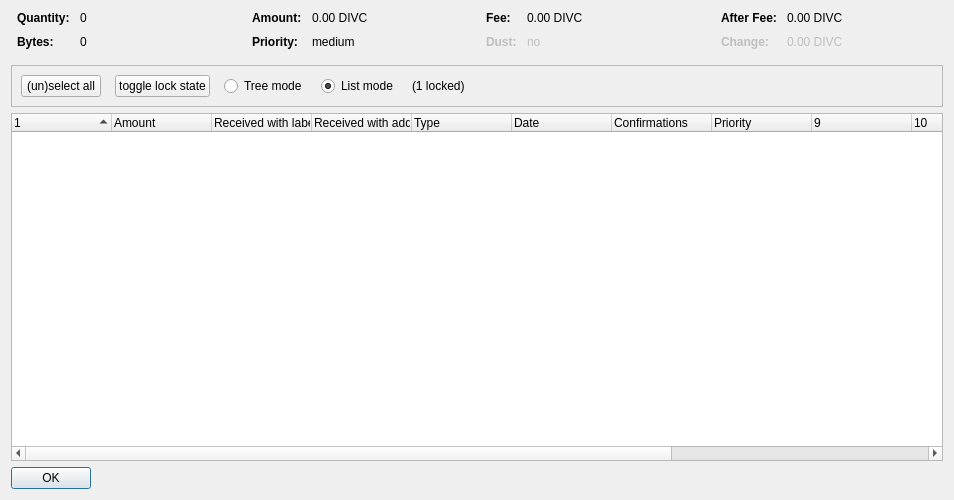
<?xml version="1.0" encoding="UTF-8"?>
<ui version="4.0">
 <class>CoinControlDialog</class>
 <widget class="QDialog" name="CoinControlDialog">
  <property name="geometry">
   <rect>
    <x>0</x>
    <y>0</y>
    <width>954</width>
    <height>500</height>
   </rect>
  </property>
  <property name="windowTitle">
   <string>Coin Selection</string>
  </property>
  <layout class="QVBoxLayout" name="verticalLayout">
   <item>
    <layout class="QHBoxLayout" name="horizontalLayoutTop" stretch="0,0,0,0">
     <property name="topMargin">
      <number>0</number>
     </property>
     <property name="bottomMargin">
      <number>10</number>
     </property>
     <item>
      <layout class="QFormLayout" name="formLayoutCoinControl1">
       <property name="horizontalSpacing">
        <number>10</number>
       </property>
       <property name="verticalSpacing">
        <number>10</number>
       </property>
       <property name="leftMargin">
        <number>6</number>
       </property>
       <property name="rightMargin">
        <number>6</number>
       </property>
       <item row="0" column="0">
        <widget class="QLabel" name="labelCoinControlQuantityText">
         <property name="font">
          <font>
           <weight>75</weight>
           <bold>true</bold>
          </font>
         </property>
         <property name="text">
          <string>Quantity:</string>
         </property>
        </widget>
       </item>
       <item row="0" column="1">
        <widget class="QLabel" name="labelCoinControlQuantity">
         <property name="cursor">
          <cursorShape>IBeamCursor</cursorShape>
         </property>
         <property name="contextMenuPolicy">
          <enum>Qt::ActionsContextMenu</enum>
         </property>
         <property name="text">
          <string notr="true">0</string>
         </property>
         <property name="textInteractionFlags">
          <set>Qt::LinksAccessibleByMouse|Qt::TextSelectableByKeyboard|Qt::TextSelectableByMouse</set>
         </property>
        </widget>
       </item>
       <item row="1" column="0">
        <widget class="QLabel" name="labelCoinControlBytesText">
         <property name="font">
          <font>
           <weight>75</weight>
           <bold>true</bold>
          </font>
         </property>
         <property name="text">
          <string>Bytes:</string>
         </property>
        </widget>
       </item>
       <item row="1" column="1">
        <widget class="QLabel" name="labelCoinControlBytes">
         <property name="cursor">
          <cursorShape>IBeamCursor</cursorShape>
         </property>
         <property name="contextMenuPolicy">
          <enum>Qt::ActionsContextMenu</enum>
         </property>
         <property name="text">
          <string notr="true">0</string>
         </property>
         <property name="textInteractionFlags">
          <set>Qt::LinksAccessibleByMouse|Qt::TextSelectableByKeyboard|Qt::TextSelectableByMouse</set>
         </property>
        </widget>
       </item>
      </layout>
     </item>
     <item>
      <layout class="QFormLayout" name="formLayoutCoinControl2">
       <property name="horizontalSpacing">
        <number>10</number>
       </property>
       <property name="verticalSpacing">
        <number>10</number>
       </property>
       <property name="leftMargin">
        <number>6</number>
       </property>
       <property name="rightMargin">
        <number>6</number>
       </property>
       <item row="0" column="0">
        <widget class="QLabel" name="labelCoinControlAmountText">
         <property name="font">
          <font>
           <weight>75</weight>
           <bold>true</bold>
          </font>
         </property>
         <property name="text">
          <string>Amount:</string>
         </property>
        </widget>
       </item>
       <item row="0" column="1">
        <widget class="QLabel" name="labelCoinControlAmount">
         <property name="cursor">
          <cursorShape>IBeamCursor</cursorShape>
         </property>
         <property name="contextMenuPolicy">
          <enum>Qt::ActionsContextMenu</enum>
         </property>
         <property name="text">
          <string notr="true">0.00 DIVC</string>
         </property>
         <property name="textInteractionFlags">
          <set>Qt::LinksAccessibleByMouse|Qt::TextSelectableByKeyboard|Qt::TextSelectableByMouse</set>
         </property>
        </widget>
       </item>
       <item row="1" column="0">
        <widget class="QLabel" name="labelCoinControlPriorityText">
         <property name="font">
          <font>
           <weight>75</weight>
           <bold>true</bold>
          </font>
         </property>
         <property name="text">
          <string>Priority:</string>
         </property>
        </widget>
       </item>
       <item row="1" column="1">
        <widget class="QLabel" name="labelCoinControlPriority">
         <property name="cursor">
          <cursorShape>IBeamCursor</cursorShape>
         </property>
         <property name="contextMenuPolicy">
          <enum>Qt::ActionsContextMenu</enum>
         </property>
         <property name="text">
          <string>medium</string>
         </property>
         <property name="textInteractionFlags">
          <set>Qt::LinksAccessibleByMouse|Qt::TextSelectableByKeyboard|Qt::TextSelectableByMouse</set>
         </property>
        </widget>
       </item>
      </layout>
     </item>
     <item>
      <layout class="QFormLayout" name="formLayoutCoinControl3">
       <property name="horizontalSpacing">
        <number>10</number>
       </property>
       <property name="verticalSpacing">
        <number>10</number>
       </property>
       <property name="leftMargin">
        <number>6</number>
       </property>
       <property name="rightMargin">
        <number>6</number>
       </property>
       <item row="0" column="0">
        <widget class="QLabel" name="labelCoinControlFeeText">
         <property name="font">
          <font>
           <weight>75</weight>
           <bold>true</bold>
          </font>
         </property>
         <property name="text">
          <string>Fee:</string>
         </property>
        </widget>
       </item>
       <item row="0" column="1">
        <widget class="QLabel" name="labelCoinControlFee">
         <property name="cursor">
          <cursorShape>IBeamCursor</cursorShape>
         </property>
         <property name="contextMenuPolicy">
          <enum>Qt::ActionsContextMenu</enum>
         </property>
         <property name="text">
          <string notr="true">0.00 DIVC</string>
         </property>
         <property name="textInteractionFlags">
          <set>Qt::LinksAccessibleByMouse|Qt::TextSelectableByKeyboard|Qt::TextSelectableByMouse</set>
         </property>
        </widget>
       </item>
       <item row="1" column="0">
        <widget class="QLabel" name="labelCoinControlLowOutputText">
         <property name="enabled">
          <bool>false</bool>
         </property>
         <property name="font">
          <font>
           <weight>75</weight>
           <bold>true</bold>
          </font>
         </property>
         <property name="text">
          <string>Dust:</string>
         </property>
        </widget>
       </item>
       <item row="1" column="1">
        <widget class="QLabel" name="labelCoinControlLowOutput">
         <property name="enabled">
          <bool>false</bool>
         </property>
         <property name="cursor">
          <cursorShape>IBeamCursor</cursorShape>
         </property>
         <property name="contextMenuPolicy">
          <enum>Qt::ActionsContextMenu</enum>
         </property>
         <property name="text">
          <string>no</string>
         </property>
         <property name="textInteractionFlags">
          <set>Qt::LinksAccessibleByMouse|Qt::TextSelectableByKeyboard|Qt::TextSelectableByMouse</set>
         </property>
        </widget>
       </item>
      </layout>
     </item>
     <item>
      <layout class="QFormLayout" name="formLayoutCoinControl4">
       <property name="horizontalSpacing">
        <number>10</number>
       </property>
       <property name="verticalSpacing">
        <number>10</number>
       </property>
       <property name="leftMargin">
        <number>6</number>
       </property>
       <property name="rightMargin">
        <number>6</number>
       </property>
       <item row="0" column="0">
        <widget class="QLabel" name="labelCoinControlAfterFeeText">
         <property name="font">
          <font>
           <weight>75</weight>
           <bold>true</bold>
          </font>
         </property>
         <property name="text">
          <string>After Fee:</string>
         </property>
        </widget>
       </item>
       <item row="0" column="1">
        <widget class="QLabel" name="labelCoinControlAfterFee">
         <property name="cursor">
          <cursorShape>IBeamCursor</cursorShape>
         </property>
         <property name="contextMenuPolicy">
          <enum>Qt::ActionsContextMenu</enum>
         </property>
         <property name="text">
          <string notr="true">0.00 DIVC</string>
         </property>
         <property name="textInteractionFlags">
          <set>Qt::LinksAccessibleByMouse|Qt::TextSelectableByKeyboard|Qt::TextSelectableByMouse</set>
         </property>
        </widget>
       </item>
       <item row="1" column="0">
        <widget class="QLabel" name="labelCoinControlChangeText">
         <property name="enabled">
          <bool>false</bool>
         </property>
         <property name="font">
          <font>
           <weight>75</weight>
           <bold>true</bold>
          </font>
         </property>
         <property name="text">
          <string>Change:</string>
         </property>
        </widget>
       </item>
       <item row="1" column="1">
        <widget class="QLabel" name="labelCoinControlChange">
         <property name="enabled">
          <bool>false</bool>
         </property>
         <property name="cursor">
          <cursorShape>IBeamCursor</cursorShape>
         </property>
         <property name="contextMenuPolicy">
          <enum>Qt::ActionsContextMenu</enum>
         </property>
         <property name="text">
          <string notr="true">0.00 DIVC</string>
         </property>
         <property name="textInteractionFlags">
          <set>Qt::LinksAccessibleByMouse|Qt::TextSelectableByKeyboard|Qt::TextSelectableByMouse</set>
         </property>
        </widget>
       </item>
      </layout>
     </item>
    </layout>
   </item>
   <item>
    <widget class="QFrame" name="frame">
     <property name="minimumSize">
      <size>
       <width>0</width>
       <height>40</height>
      </size>
     </property>
     <property name="frameShape">
      <enum>QFrame::StyledPanel</enum>
     </property>
     <property name="frameShadow">
      <enum>QFrame::Sunken</enum>
     </property>
     <layout class="QHBoxLayout" name="horizontalLayout">
      <item>
       <layout class="QHBoxLayout" name="horizontalLayoutPanel" stretch="0,0,0,0,0,0">
        <property name="spacing">
         <number>14</number>
        </property>
        <item>
         <widget class="QPushButton" name="pushButtonSelectAll">
          <property name="sizePolicy">
           <sizepolicy hsizetype="Maximum" vsizetype="Fixed">
            <horstretch>0</horstretch>
            <verstretch>0</verstretch>
           </sizepolicy>
          </property>
          <property name="text">
           <string>(un)select all</string>
          </property>
          <property name="autoDefault">
           <bool>false</bool>
          </property>
         </widget>
        </item>
        <item>
         <widget class="QPushButton" name="pushButtonToggleLock">
          <property name="sizePolicy">
           <sizepolicy hsizetype="Maximum" vsizetype="Fixed">
            <horstretch>0</horstretch>
            <verstretch>0</verstretch>
           </sizepolicy>
          </property>
          <property name="text">
           <string>toggle lock state</string>
          </property>
          <property name="autoDefault">
           <bool>false</bool>
          </property>
         </widget>
        </item>
        <item>
         <widget class="QRadioButton" name="radioTreeMode">
          <property name="sizePolicy">
           <sizepolicy hsizetype="Maximum" vsizetype="Fixed">
            <horstretch>0</horstretch>
            <verstretch>0</verstretch>
           </sizepolicy>
          </property>
          <property name="text">
           <string>Tree mode</string>
          </property>
         </widget>
        </item>
        <item>
         <widget class="QRadioButton" name="radioListMode">
          <property name="sizePolicy">
           <sizepolicy hsizetype="Maximum" vsizetype="Fixed">
            <horstretch>0</horstretch>
            <verstretch>0</verstretch>
           </sizepolicy>
          </property>
          <property name="text">
           <string>List mode</string>
          </property>
          <property name="checked">
           <bool>true</bool>
          </property>
         </widget>
        </item>
        <item>
         <widget class="QLabel" name="labelLocked">
          <property name="text">
           <string>(1 locked)</string>
          </property>
         </widget>
        </item>
        <item>
         <spacer name="horizontalSpacer">
          <property name="orientation">
           <enum>Qt::Horizontal</enum>
          </property>
          <property name="sizeHint" stdset="0">
           <size>
            <width>40</width>
            <height>20</height>
           </size>
          </property>
         </spacer>
        </item>
       </layout>
      </item>
     </layout>
    </widget>
   </item>
   <item>
    <widget class="CoinControlTreeWidget" name="treeWidget">
     <property name="contextMenuPolicy">
      <enum>Qt::CustomContextMenu</enum>
     </property>
     <property name="sortingEnabled">
      <bool>false</bool>
     </property>
     <property name="columnCount">
      <number>13</number>
     </property>
     <attribute name="headerShowSortIndicator" stdset="0">
      <bool>true</bool>
     </attribute>
     <attribute name="headerStretchLastSection">
      <bool>false</bool>
     </attribute>
     <column>
      <property name="text">
       <string/>
      </property>
     </column>
     <column>
      <property name="text">
       <string>Amount</string>
      </property>
     </column>
     <column>
      <property name="text">
       <string>Received with label</string>
      </property>
     </column>
     <column>
      <property name="text">
       <string>Received with address</string>
      </property>
     </column>
     <column>
      <property name="text">
	<string>Type</string>
      </property>
     </column>
     <column>
      <property name="text">	 
       <string>Date</string>
      </property>
     </column>
     <column>
      <property name="text">
       <string>Confirmations</string>
      </property>
      <property name="toolTip">
       <string>Confirmed</string>
      </property>
     </column>
     <column>
      <property name="text">
       <string>Priority</string>
      </property>
     </column>
     <column>
      <property name="text">
       <string/>
      </property>
     </column>
     <column>
      <property name="text">
       <string/>
      </property>
     </column>
     <column>
      <property name="text">
       <string/>
      </property>
     </column>
     <column>
      <property name="text">
       <string/>
      </property>
     </column>
     <column>
      <property name="text">
       <string/>
      </property>
     </column>
    </widget>
   </item>
   <item>
    <widget class="QDialogButtonBox" name="buttonBox">
     <property name="sizePolicy">
      <sizepolicy hsizetype="Maximum" vsizetype="Fixed">
       <horstretch>0</horstretch>
       <verstretch>0</verstretch>
      </sizepolicy>
     </property>
     <property name="orientation">
      <enum>Qt::Horizontal</enum>
     </property>
     <property name="standardButtons">
      <set>QDialogButtonBox::Ok</set>
     </property>
    </widget>
   </item>
  </layout>
 </widget>
 <customwidgets>
  <customwidget>
   <class>CoinControlTreeWidget</class>
   <extends>QTreeWidget</extends>
   <header>coincontroltreewidget.h</header>
  </customwidget>
 </customwidgets>
 <resources/>
 <connections/>
</ui>
